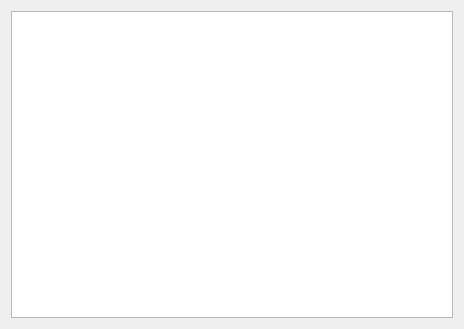
<?xml version="1.0" encoding="UTF-8"?>
<ui version="4.0">
 <class>Widget</class>
 <widget class="QWidget" name="Widget">
  <property name="geometry">
   <rect>
    <x>0</x>
    <y>0</y>
    <width>464</width>
    <height>329</height>
   </rect>
  </property>
  <property name="windowTitle">
   <string>Widget</string>
  </property>
  <layout class="QGridLayout" name="gridLayout">
   <item row="0" column="0">
    <widget class="QTextBrowser" name="textBrowser"/>
   </item>
  </layout>
 </widget>
 <layoutdefault spacing="6" margin="11"/>
 <resources/>
 <connections/>
</ui>
